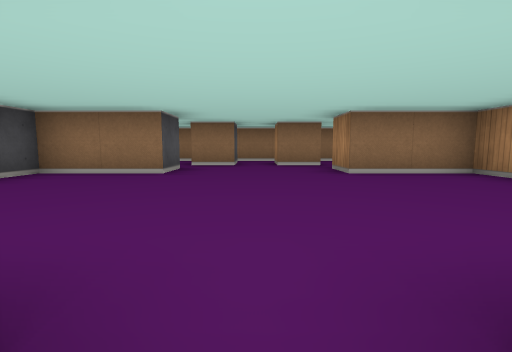
View 1 (above)

24 first-person views from a walk through a cub3D maze. The camera is about half as high as the walls, tilts 6° down and sees 85° across. The floor is counted in squares. Each view is taken from the middle of a square. On the plan, view 1 faces up. The plan holds only what a view shows up to about 9 squares ahead; the rest is blank.

View 2
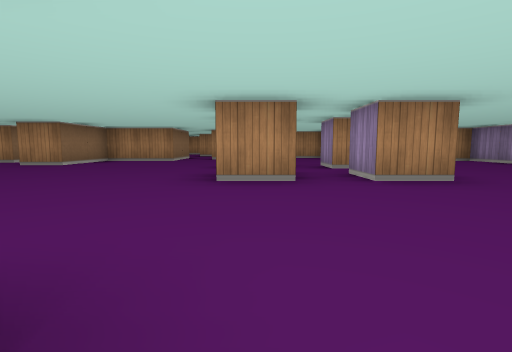

View 3
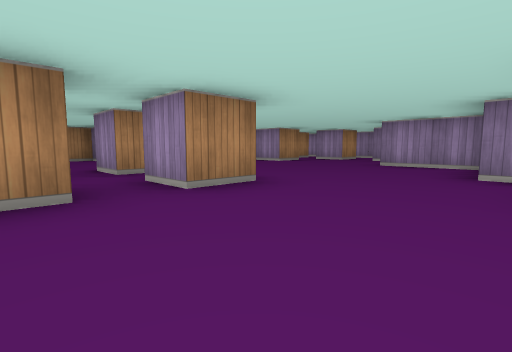

View 4
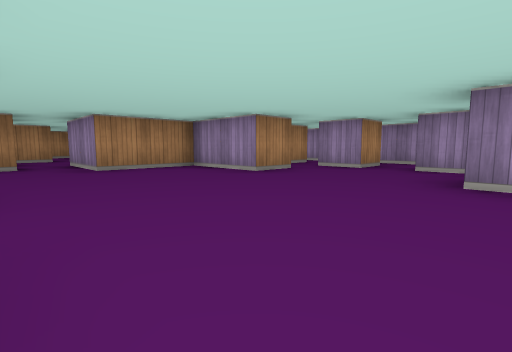

View 5
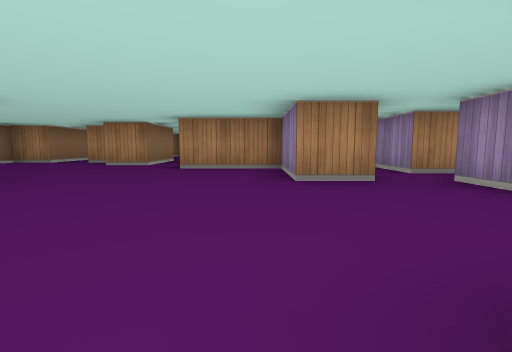

View 6
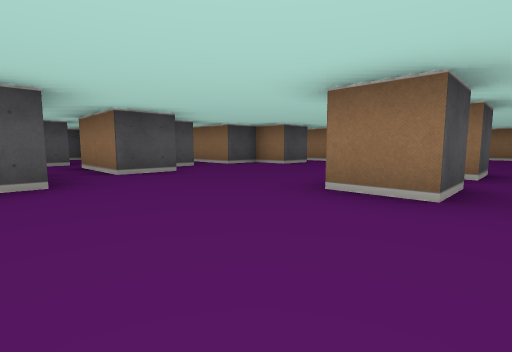

View 7
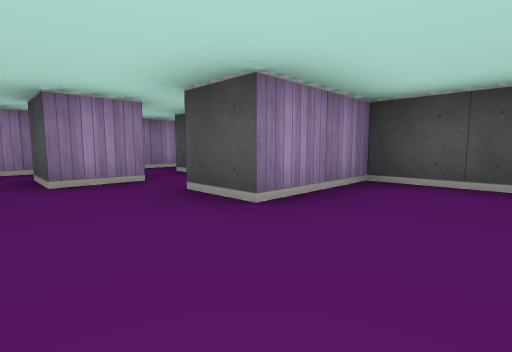

View 8
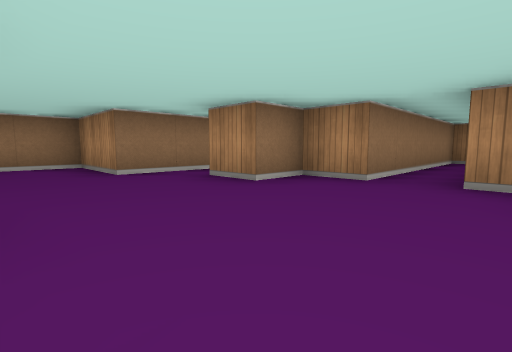

View 9
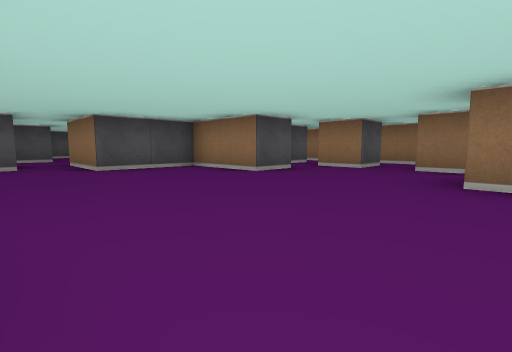

View 10
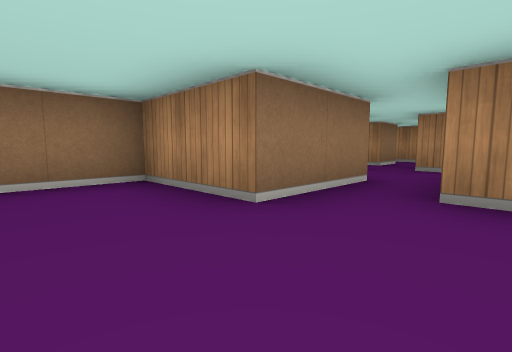

View 11
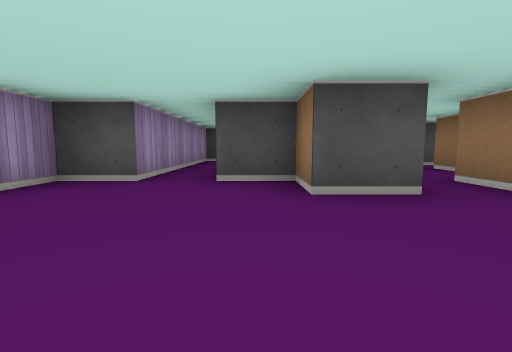

View 12
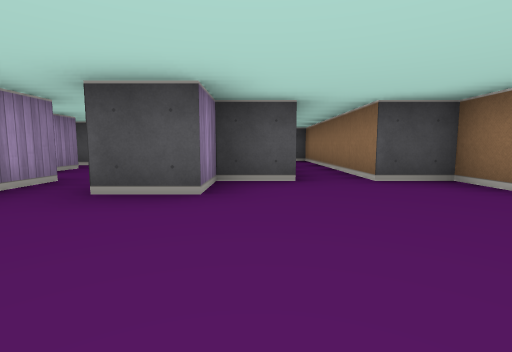

View 13
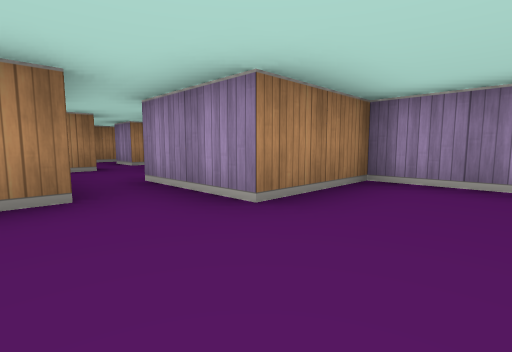

View 14
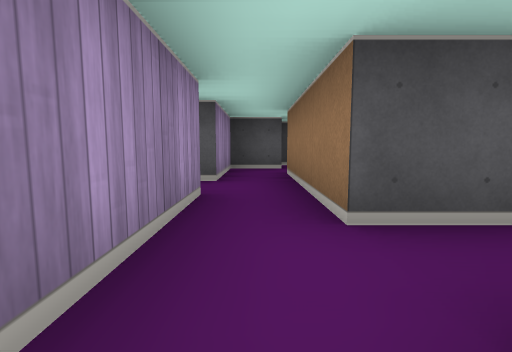

View 15
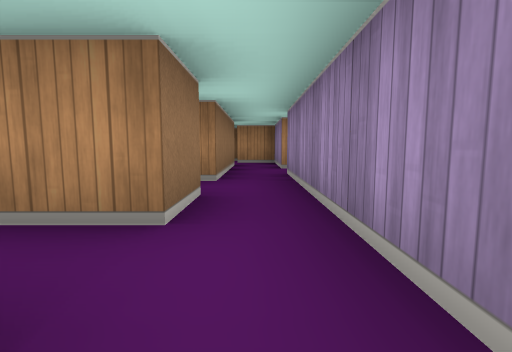

View 16
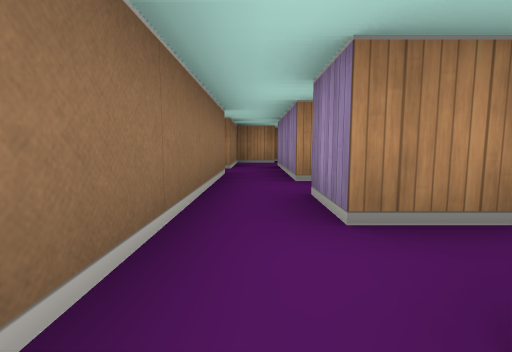

View 17
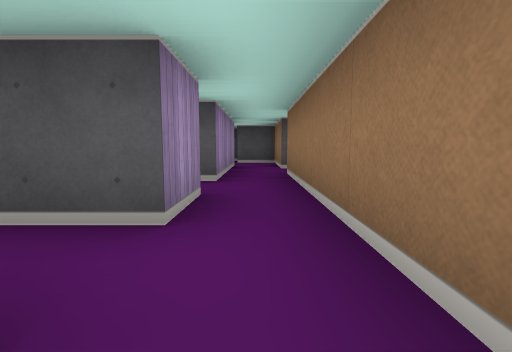

View 18
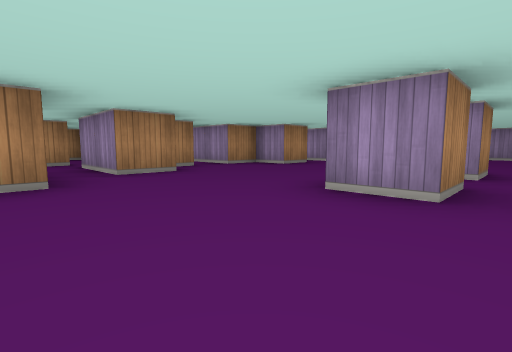

View 19
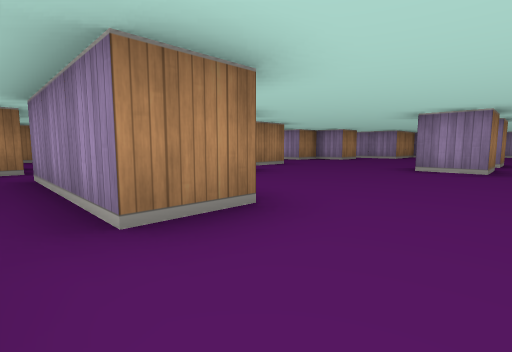

View 20
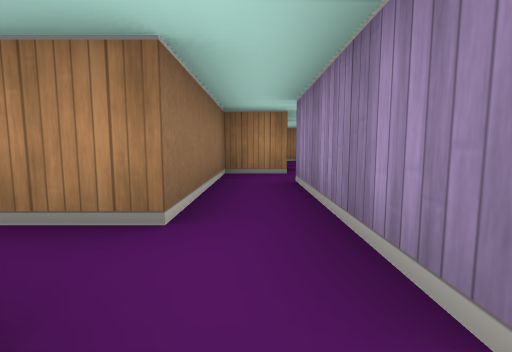

View 21
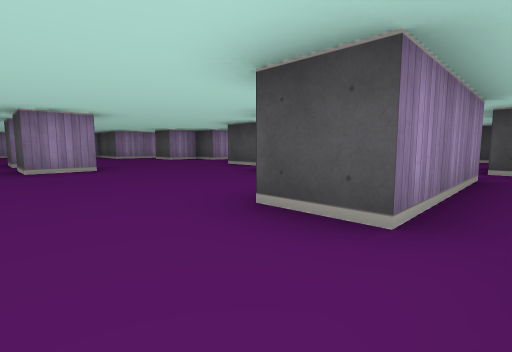

View 22
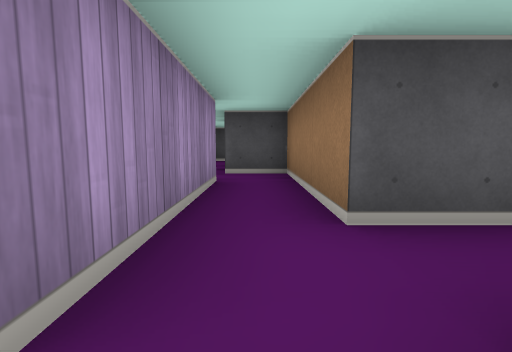

View 23
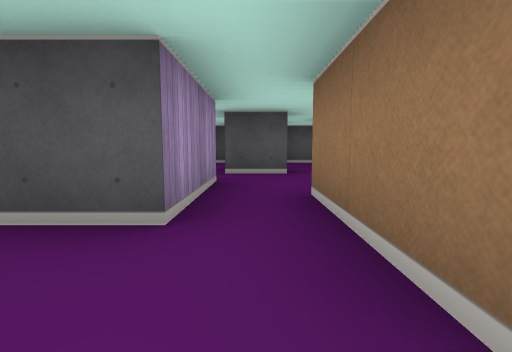

View 24
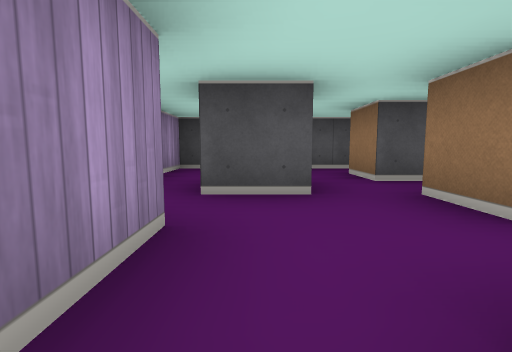

### Floor plan
Key: @ floor where view 1 was taken; # wall or solid block; . floor.
Columns run from 11 left of view 1 to 11 right of it. Each row starts with its distance up from view 1.
  9     ###.#######.###
  8     #.............#
  7       ###.#.#.###
  6      # ......... #
  5  #.....###...###.....#
  4 ###.#  #.......#    ###
  3 #.....##.......##.....#
  2 #  #...............#  #
  1 #....##.........##....#
  0 ######....#@#....######
 -1 #.....................#
 -2 ######....#.#....##
 -3 #....##.........##
 -4    #...............#
 -5     ..##.......##.....#
 -6   #.#  #.......#   .#.#
 -7        ###...###
 -8          ......
 -9    ######.#.#.######
-10     #.............#
-11     ###.#######.###

Positions as (right, up) in squares from view 1, and headings:
1: (0, 0), facing up
2: (-5, 0), facing right
3: (-4, 0), facing down-right
4: (-2, -3), facing down-right
5: (-2, -6), facing right
6: (0, -5), facing up-left
7: (0, -5), facing down-left
8: (2, -2), facing up-right
9: (2, 1), facing up-left
10: (2, 1), facing up-right
11: (-2, 0), facing left
12: (-2, -2), facing left
13: (2, -3), facing down-right
14: (-1, -10), facing left
15: (-1, -10), facing right
16: (-1, 8), facing right
17: (1, 8), facing left
18: (0, 3), facing down-right
19: (0, 6), facing down-right
20: (1, 6), facing right
21: (0, 6), facing down-left
22: (-1, 6), facing left
23: (-3, 2), facing left
24: (-5, 2), facing left
